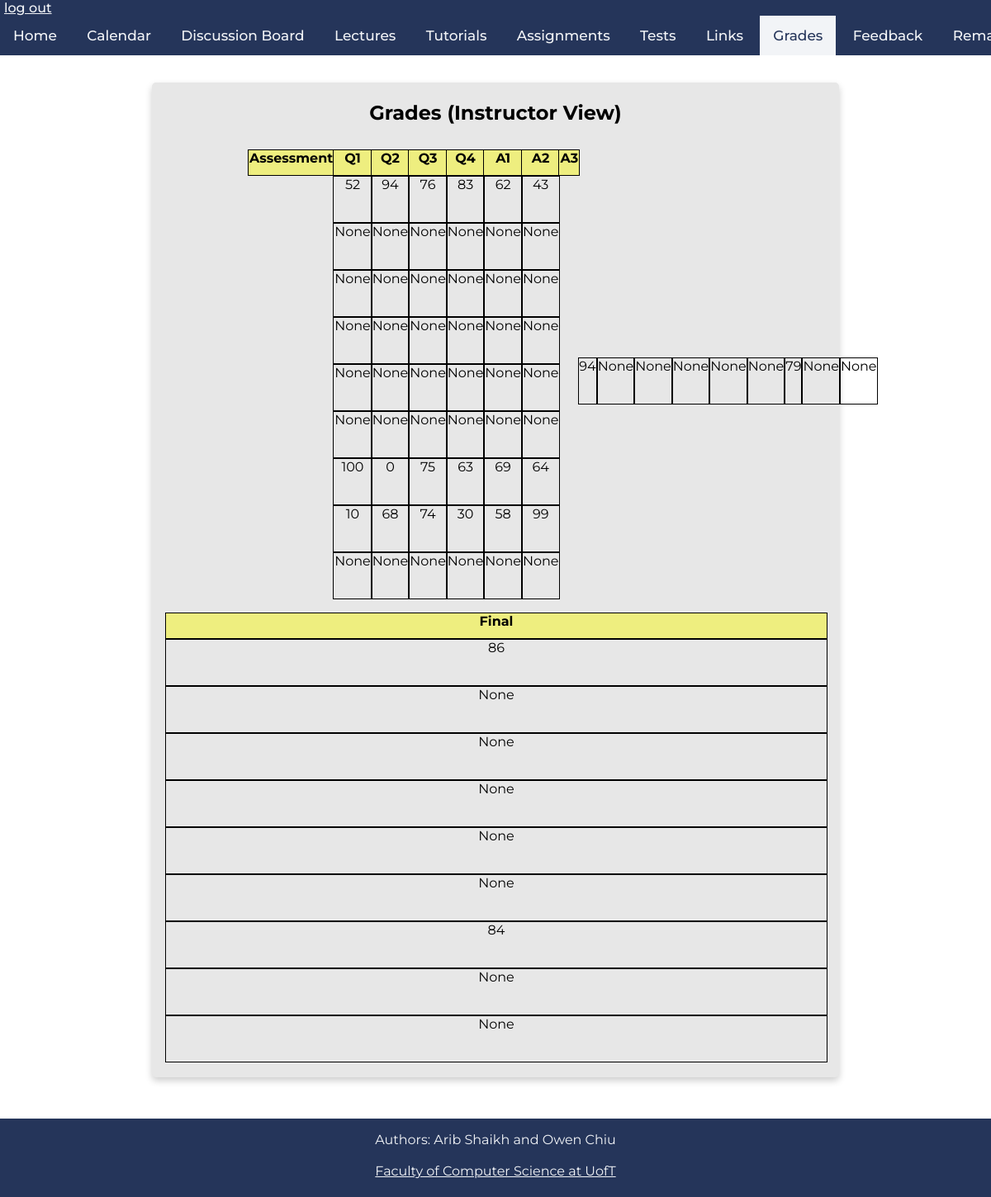
The page /grades (signed in) on the database its author committed.
### tables this page shows
CREATE TABLE students(
	username VARCHAR(256) NOT NULL PRIMARY KEY,
	password VARCHAR(256) NOT NULL,
	sessionn VARCHAR(256)
	);

### app.py (the view)
@app.route('/grades')
def retrieveGrades():
	if 'username' in session:
		student_session = session.get('student')
		instructor_session = session.get('instructor')
		db = get_db()
		db.row_factory = make_dicts
		if student_session:
			student_grades = query_db(
				"SELECT mark_id, mark FROM marks WHERE username = ?",[session['username']] , one=False)
			db.close()
			return render_template("grades.html", student_grades = student_grades)
		if instructor_session:
			instructor_grades = query_db(
				"select s.username,	sum(case when m.mark_id = 'Q1' then m.mark end) Q1,	sum(case when m.mark_id = 'Q2' then m.mark end) Q2,	sum(case when m.mark_id = 'Q3' then m.mark end) Q3,	sum(case when m.mark_id = 'Q4' then m.mark end) Q4,	sum(case when m.mark_id = 'A1' then m.mark end) A1,	sum(case when m.mark_id = 'A2' then m.mark end) A2,	sum(case when m.mark_id = 'A3' then m.mark end) A3,	sum(case when m.mark_id = 'Final' then m.mark end) Final from students s left outer join marks m on m.username=s.username group by s.username", one=False)
			db.close()
			return render_template("grades.html", instructor_grades = instructor_grades)
	return render_template("grades.html")

### app.py (called while the page is built)
def get_db():
    db = getattr(g, '_database', None)
    if db is None:
        db = g._database = sqlite3.connect(DATABASE)
    return db

def make_dicts(cursor, row):
    return dict((cursor.description[idx][0], value)
                for idx, value in enumerate(row))

def query_db(query, args=(), one=False):
    cur = get_db().execute(query, args)
    rv = cur.fetchall()
    cur.close()
    return (rv[0] if rv else None) if one else rv

@app.teardown_appcontext
def close_connection(exception):
    db = getattr(g, '_database', None)
    if db is not None:
        db.close()

### templates/grades.html (shortened to what this page needs)
<!DOCTYPE html>
<html>
    <head>
        <link rel="stylesheet" href="../static/css/main.css" />
        <link rel="stylesheet" href="../static/css/grades.css" />
        <link rel="stylesheet" href="../static/css/navbar_footer.css" />
    </head>
    <body>
        <div class="navbar">
            <a class="logout" href="./logout">log out</a>
            <div class="links">
                <a href="./">Home</a>
                <a href="./calendar">Calendar</a>
                <a href="https://piazza.com/class/kk052lckppx73x" target="_blank">Discussion Board</a>
                <a href="./lectures">Lectures</a>
                <a href="./tutorials">Tutorials</a>
                <a href="./assignments">Assignments</a>
                <a href="./tests">Tests</a>
                <a href="./links">Links</a>
                <a href="./grades" class="active-page" >Grades</a>
                <a href="./feedback">Feedback</a>
                <a href="./remark">Remark Request</a>
            </div>
        </div>
        {% if session['instructor'] %}
        <div class='Box'>
            <h2>Grades (Instructor View)</h2>
            <div class="table">
                <div class="column">
                    <div class="headerrow">Assessment</div>
                </div>
                <div class="column">
                    <div class="headerrow">Q1</div>
                    {% for grades in instructor_grades %}
                    <div class="row">{{grades['Q1']}}</div>
                    {% endfor %}
                </div>
                <div class="column">
                    <div class="headerrow">Q2</div>
                    {% for grades in instructor_grades %}
                    <div class="row">{{grades['Q2']}}</div>
                    {% endfor %}
                </div>
                <div class="column">
                    <div class="headerrow">Q3</div>
                    {% for grades in instructor_grades %}
                    <div class="row">{{grades['Q3']}}</div>
                    {% endfor %}
                </div>
                <div class="column">
                    <div class="headerrow">Q4</div>
                    {% for grades in instructor_grades %}
                    <div class="row">{{grades['Q4']}}</div>
                    {% endfor %}
                </div>
                <div class="column">
                    <div class="headerrow">A1</div>
                    {% for grades in instructor_grades %}
                    <div class="row">{{grades['A1']}}</div>
                    {% endfor %}
                </div>
                <div class="column">
                    <div class="headerrow">A2</div>
                    {% for grades in instructor_grades %}
                    <div class="row">{{grades['A2']}}</div>
                    {% endfor %}
                </div>
                <div class="column">
                    <div class="headerrow">A3</div></div>
                    {% for grades in instructor_grades %}
                    <div class="row">{{grades['A3']}}</div>
                    {% endfor %}
                </div>
                <div class="column">
                    <div class="headerrow">Final</div>
                    {% for grades in instructor_grades %}
                    <div class="row">{{grades['Final']}}</div>
                    {% endfor %}
                </div>
            </div>
        <footer>
                <p>Authors: Arib Shaikh and Owen Chiu<br>
                <br>
                <a href="https://web.cs.toronto.edu/" target="_blank">Faculty of Computer Science at UofT</a></p>
            </footer>
            {% endif %}
    </body>

### static/css/main.css (style rules this page uses)
html { font-family: 'Montserrat', sans-serif; }
body { height:100vh; margin: 0px; display:flex; flex-direction:column; text-align: center; }
.Box { background-color: rgb(231, 231, 231); display: flex; flex-direction: column; flex-grow: 1; margin:0px auto; margin-bottom: 12px; box-shadow: 0 4px 8px 0 rgba(0, 0, 0, 0.2); transition: 0.3s; border-radius: 5px; padding: 2px 16px; text-align: center; justify-content: center; align-items: center; width: 800px; }

### static/css/grades.css (style rules this page uses)
.Box { flex-grow: 0; margin-top: 100px; margin-bottom: 50px; }
.table { display: flex; margin: auto; margin-top: 10px; width: 75%; }
.column { margin-bottom: 1em; width: 100%; }
.row { border: 1px black solid; height: 55px; margin: auto; width: 100%; text-align: center; padding: 0 0; }
.headerrow { border: 1px black solid; height: 30px; margin: auto; width: 100%; text-align: center; padding: 0 0; font-weight: bold; background-color: rgb(238, 238, 127); }

### static/css/navbar_footer.css (style rules this page uses)
.navbar { background-color: #25355A; overflow: auto; white-space: nowrap; position: fixed; top: 0; font-weight: 500; width: 100%; margin-left: 0px; text-align: left; }
.logout { padding-left: 5px; padding-bottom: 5px; color:#F2F4F7 }
.links { text-align: center; }
.links a { display: inline-block; color: #F2F4F7; text-align: center; padding: 14px 16px; text-decoration: none; font-size: 17px; }
.links a.active-page { background-color: #F2F4F7; color: #25355A; }
footer { min-height:95px; margin-top: auto; text-align: center; background-color: #25355A; color: #F2F4F7; }
footer a { color: #F2F4F7; margin-bottom: 10px; }
footer p { margin-right: 0px; margin-left: 0px; }

### rows shown on the page
students: Q1 "52", Q2 "94", Q3 "76", Q4 "83", A1 "62", A2 "43", A3 "94", Final "86"
students: Q1 "None", Q2 "None", Q3 "None", Q4 "None", A1 "None", A2 "None", A3 "None", Final "None"
students: Q1 "None", Q2 "None", Q3 "None", Q4 "None", A1 "None", A2 "None", A3 "None", Final "None"
students: Q1 "None", Q2 "None", Q3 "None", Q4 "None", A1 "None", A2 "None", A3 "None", Final "None"
students: Q1 "None", Q2 "None", Q3 "None", Q4 "None", A1 "None", A2 "None", A3 "None", Final "None"
students: Q1 "None", Q2 "None", Q3 "None", Q4 "None", A1 "None", A2 "None", A3 "None", Final "None"
students: Q1 "100", Q2 "0", Q3 "75", Q4 "63", A1 "69", A2 "64", A3 "79", Final "84"
students: Q1 "10", Q2 "68", Q3 "74", Q4 "30", A1 "58", A2 "99", A3 "None", Final "None"
students: Q1 "None", Q2 "None", Q3 "None", Q4 "None", A1 "None", A2 "None", A3 "None", Final "None"
